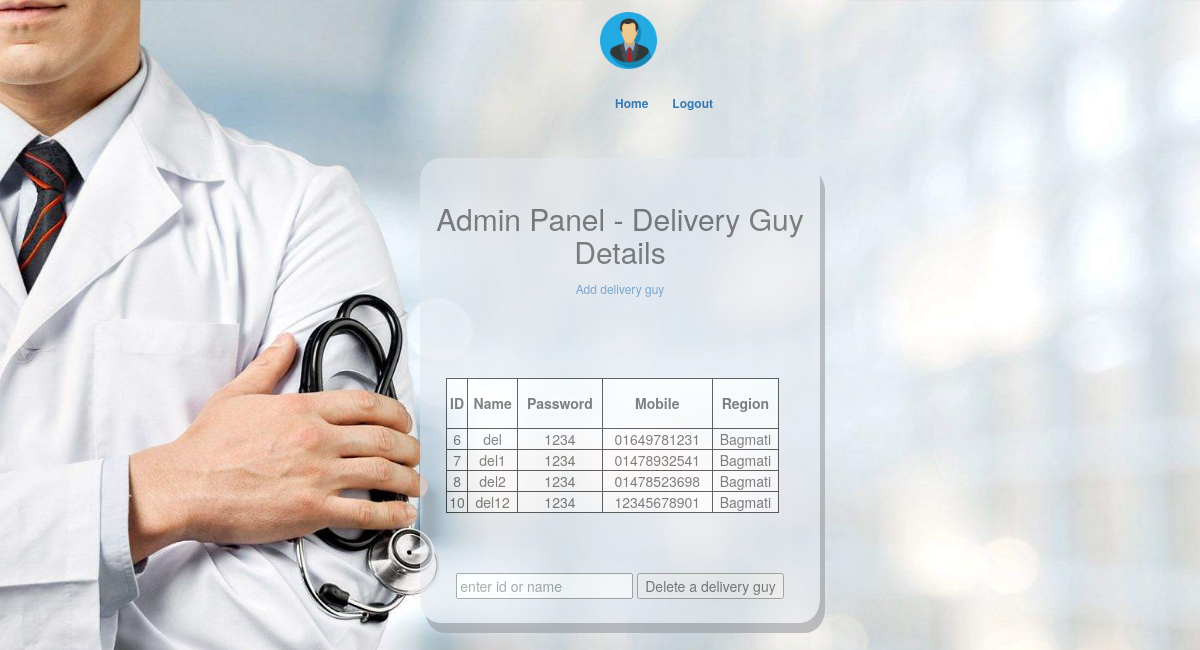
The app's page /addelidetails.php with its own data.
### tables this page shows
CREATE TABLE `delivery` (
  `deName` varchar(40) NOT NULL,
  `deMobile` varchar(40) NOT NULL,
  `deRegion` varchar(40) NOT NULL,
  `deId` int(11) NOT NULL,
  `dePass` varchar(40) NOT NULL
);

### addelidetails.php (the view, shortened to what this page needs)
<!DOCTYPE html>
 <html class="no-js">
<html lang="en-US">
<head>
	<link rel="stylesheet" type="text/css" href="css/font-awesome.min.css" media="all" />
	<link rel="stylesheet" type="text/css" href="css/normalize.css" media="all" />
	<link rel="stylesheet" type="text/css" href="css/bootstrap.css" media="all" />
	<link rel="stylesheet" type="text/css" href="style.css" media="all" />
</head>
<body class="login">
	<div class="header-area">
		<div class="header-top">
			<div class="container">
                <a href="#"><img src="img/admin.png" style="max-height: 5%;max-width: 5%;margin-left: 50%;opacity:1.0;"></a>
				<div class="menu col-md-5" style="margin-left: 20%;margin-top: 2%">
					<ul class="list-unstyled list-inline pull-right">
						<li><a href="adminhome.php">Home</a></li>
						<li><a href="logout.php">Logout</a></li>
					</ul>
				</div>
			</div>
		</div>
	</div>
	<div class="main-area">
		<div class="login">
			<form class="col-md-4 col-sm-offset-4 text-center" style="margin: 2%;background-color: #e3e8ef;border: 1px #e3e8ef;border-radius: 5%; opacity:0.6;filter: alpha(opacity=60);text-align: center;margin-left: 35%;padding-top: 2%;padding-bottom: 2%;box-shadow: 5px 10px #989ba0;" method="post" action="<?php echo htmlspecialchars($_SERVER["PHP_SELF"]);?>" >
            <h2>Admin Panel - Delivery Guy Details</h2>
                <a href="addelivery.php">Add delivery guy</a>
                <br>
                <br>
                <br>
                <br>
                <br>
              <table style="background:white;border:1px solid black;" class="text-center">
                <thead>
                    <tr style="padding-left: 10px;">
                        <th style="border:1px solid black">ID</th>
                        <th style="border:1px solid black">Name</th>
                        <th style="border:1px solid black">Password</th>
                        <th style="border:1px solid black">Mobile</th>
                        <th style="border:1px solid black">Region</th>
                    </tr>
                </thead>
                <tbody>
                    <?php
                    $con=mysqli_connect("localhost","root","");
                    mysqli_select_db($con,'medicineguide');
                        $resul = mysqli_query($con,"SELECT * FROM delivery;") or die("Failed to fetch".mysql_error());
                    while( $row = mysqli_fetch_assoc( $resul) ){
                                    echo "<tr><td>{$row['deId']}</td><td>{$row['deName']}</td><td>{$row['dePass']}</td><td>{$row['deMobile']}</td><td>{$row['deRegion']}</td></tr>\n";
                                        }
                    ?>
                  </tbody>
                </table>
                <br>
                <br>
                <br>
                <input type="text" name="del" placeholder="enter id or name">
                <button type="submit">Delete a delivery guy</button>
			  <br>
			</form>
			<br>
		</div>
	</div>
</body>
</html>

### style.css (style rules this page uses)
.header-top { padding: 1%; }
.menu { margin-left: 150px; }
.menu a { text-decoration: none; font-weight: bold; margin-left: 10px; }
.login { background: url(images/13.jpg) no-repeat center center fixed; -webkit-background-size: cover; -moz-background-size: cover; -o-background-size: cover; background-size: cover; }
.login a { font-size: 12px; line-height: 0; }
table, td, th { border: 1px solid black; text-align: center; }
table { border-collapse: collapse; width: 90%; margin-left: 3%; }
th { height: 50px; text-align: center; }

### addelidetails.php (style rules this page uses)
html { background: url(images/13.jpg) no-repeat center center fixed; -webkit-background-size: cover; -moz-background-size: cover; -o-background-size: cover; background-size: cover; }

### records on screen
delivery: deId "6", deName "del", dePass "1234", deMobile "01649781231", deRegion "Bagmati"
delivery: deId "7", deName "del1", dePass "1234", deMobile "01478932541", deRegion "Bagmati"
delivery: deId "8", deName "del2", dePass "1234", deMobile "01478523698", deRegion "Bagmati"
delivery: deId "10", deName "del12", dePass "1234", deMobile "12345678901", deRegion "Bagmati"
